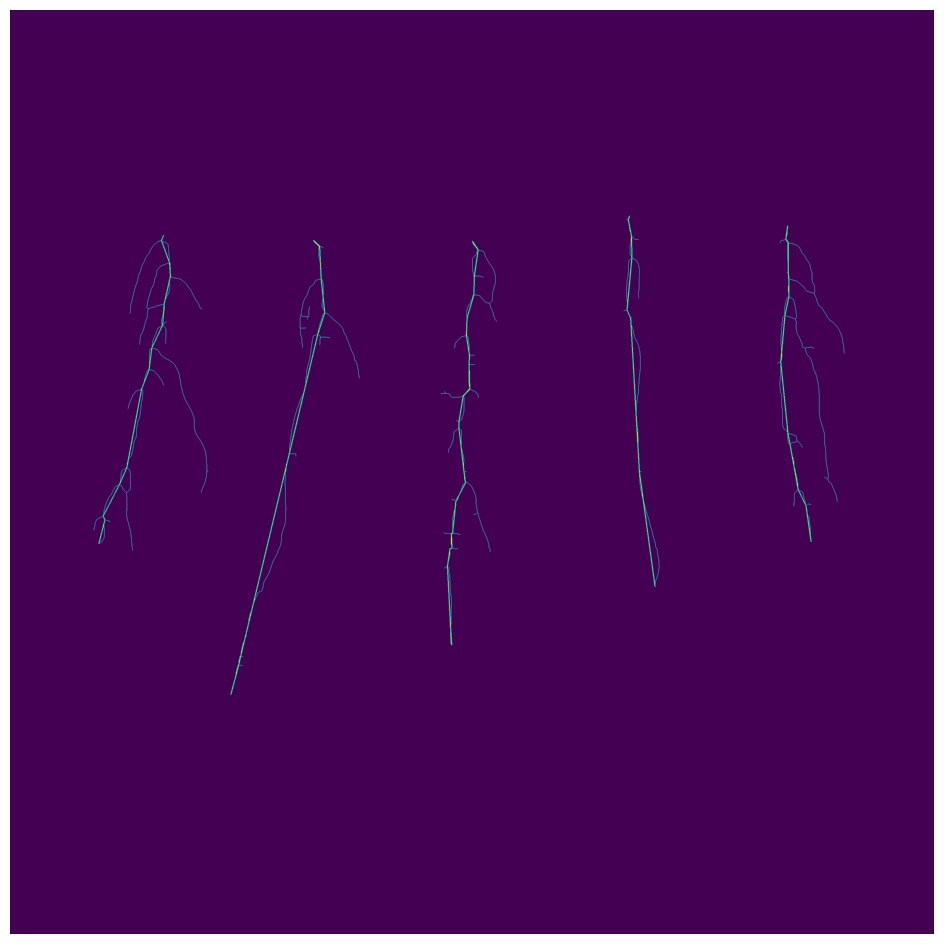
#> input picture Computer vision/Netherlands Plant Eco-phenotyping Center/media/pic1_length.jpg, 944 x 944 px; its folder holds only this picture in this run
$ python -i landmark_detection.py   (imports and definitions only)
#> lines starting #> are read from the running program, lines starting #| are printed output that depends on the picture
import os
import sys

import cv2
import matplotlib.pyplot as plt
import numpy as np
import re
from scipy.sparse.csgraph import connected_components, minimum_spanning_tree
from scipy.spatial import distance_matrix
from skan import Skeleton, csr, summarize
from skimage.morphology import skeletonize
from skimage.measure import label, regionprops

def extract_skeleton_segment(skeleton, endpoint, length=20):
    x, y = endpoint
    padded_skeleton = np.pad(
        skeleton, pad_width=length, mode="constant", constant_values=0
    )
    x_pad, y_pad = x + length, y + length
    segment = padded_skeleton[
        x_pad - length : x_pad + length + 1, y_pad - length : y_pad + length + 1
    ]
    return segment

def get_endpoints(skeleton_data, skeleton_summary, graph, labels, x_coords, y_coords):
    endpoints = []
    endpoint_labels = []
    for index, row in skeleton_summary.iterrows():
        component_indices = skeleton_data.path(index)
        for node_index in [component_indices[0], component_indices[-1]]:
            degree = np.sum(graph[node_index] > 0)
            if degree == 1:
                endpoints.append((x_coords[node_index], y_coords[node_index]))
                endpoint_labels.append(labels[node_index])
    return endpoints, endpoint_labels

def remove_long_connections(mst, points, threshold):
    new_mst = np.zeros_like(mst)
    for i in range(len(points)):
        for j in range(i + 1, len(points)):
            if mst[i, j] > 0 and mst[i, j] < threshold:
                new_mst[i, j] = mst[i, j]
                new_mst[j, i] = mst[i, j]
    return new_mst

def group_and_fit_branches(skeleton, output_image, degree=3, distance_threshold=60, num=500):
    if not np.any(skeleton):  # Check if the skeleton is empty
        return skeleton, []

    graph, coords = csr.skeleton_to_csgraph(skeleton)
    y_coords, x_coords = coords
    skeleton_data = Skeleton(skeleton > 0)
    skeleton_summary = summarize(skeleton_data)
    n_components, labels = connected_components(graph)
    endpoints, endpoint_labels = get_endpoints(
        skeleton_data, skeleton_summary, graph, labels, x_coords, y_coords
    )

    points = np.array(endpoints)
    dist_matrix = distance_matrix(points, points)
    mst = minimum_spanning_tree(dist_matrix).toarray()
    mst = remove_long_connections(mst, points, distance_threshold)

    used_endpoints = set()
    for i in range(len(points)):
        for j in range(i + 1, len(points)):
            if mst[i, j] > 0 and endpoint_labels[i] == endpoint_labels[j]:
                mst[i, j] = 0
                mst[j, i] = 0
            elif mst[i, j] > 0:
                cv2.line(
                    output_image,
                    (int(points[i][0]), int(points[i][1])),
                    (int(points[j][0]), int(points[j][1])),
                    (255, 255, 255),
                    1,
                )
                used_endpoints.add((int(points[i][0]), int(points[i][1])))
                used_endpoints.add((int(points[j][0]), int(points[j][1])))

    output_image = output_image[..., 0]

    skeleton = skeletonize(output_image > 0)

    labeled_skeleton = label(skeleton)
    regions = regionprops(labeled_skeleton)

    sizes = [region.area for region in regions]
    average_size = np.mean(sizes)
    threshold = 0.5 * average_size

    new_skeleton = np.zeros_like(skeleton)
    for region in regions:
        if region.area >= threshold:
            for coordinates in region.coords:
                new_skeleton[coordinates[0], coordinates[1]] = 1

    filtered_endpoints = []
    for ep in endpoints:
        y, x = int(ep[1]), int(ep[0])
        if new_skeleton[y, x] != 0:
            filtered_endpoints.append(ep)

    new_skeleton = new_skeleton.astype(np.uint8) * 255

    return new_skeleton, filtered_endpoints

def get_plants(mask_path):
#> called with mask_path = '../../../../../media/pic1_length.jpg'
    mask = cv2.imread(mask_path, cv2.IMREAD_GRAYSCALE)
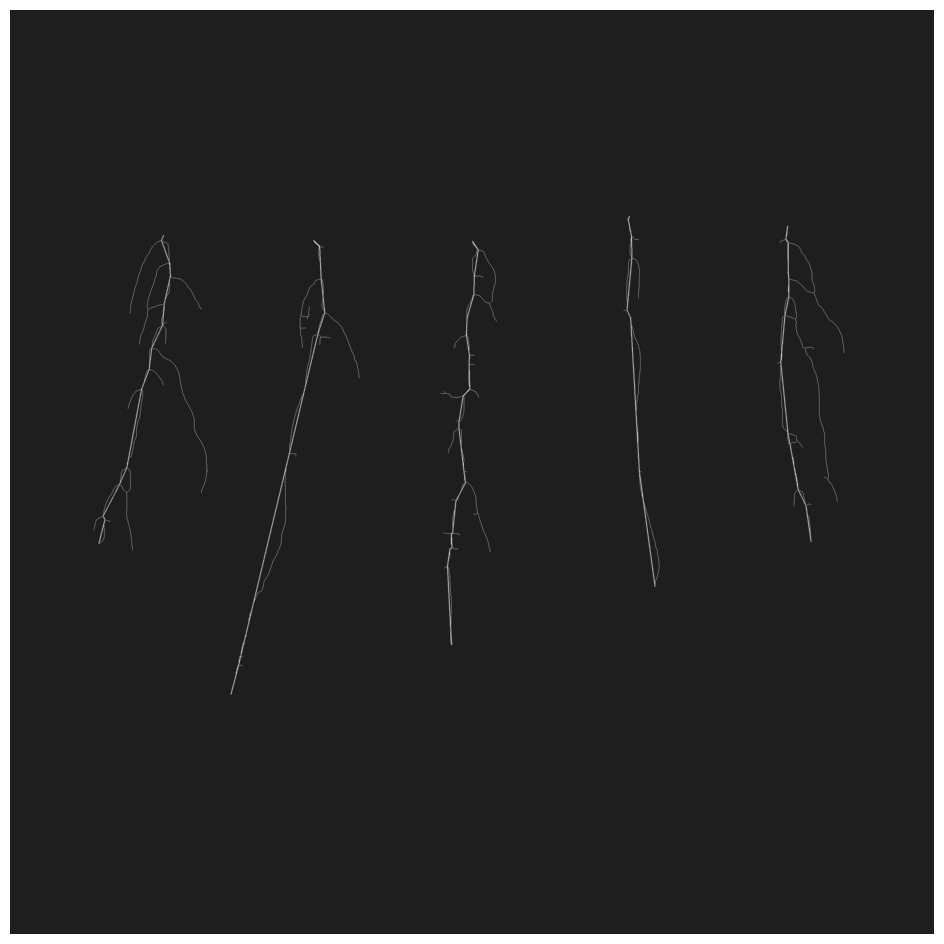
#> mask: shape (944, 944); min 20, max 255, mean 40
    orig_image = cv2.imread(mask_path.replace("INDIV_mask1", "ORG"))
#> orig_image is the input picture: shape (944, 944, 3); mean B, G, R 90.5, 11.6, 75.7

    mask = np.array(mask, dtype=np.uint8)

    skeleton = skeletonize(np.ones((100, 100), dtype=np.uint8))
    skeleton[50, 50] = 0  # Ensure there's at least one foreground pixel

    output_image = np.zeros((100, 100, 3), dtype=np.uint8)

    skeleton, endpoints = group_and_fit_branches(skeleton, output_image)

    for endpoint in endpoints:
        x, y = endpoint
        cv2.putText(orig_image, f"({x}, {y})", (x, y), cv2.FONT_HERSHEY_SIMPLEX, 1, (255, 0, 0), 1, cv2.LINE_AA)

    cv2.imwrite(mask_path.replace("INDIV_mask1", "ORG"), orig_image)
    cv2.imwrite(mask_path, skeleton)
    return

def Landmark_detecion(path):
    for file_name in os.listdir(path):
        if file_name.startswith("INDIV_mask1"):
            get_plants(os.path.join(path, file_name))
    return print("Landmark detection completed.")

# [2 lines not run here, left out]

#> (the run stopped early here; a loop or call above may not have finished)
